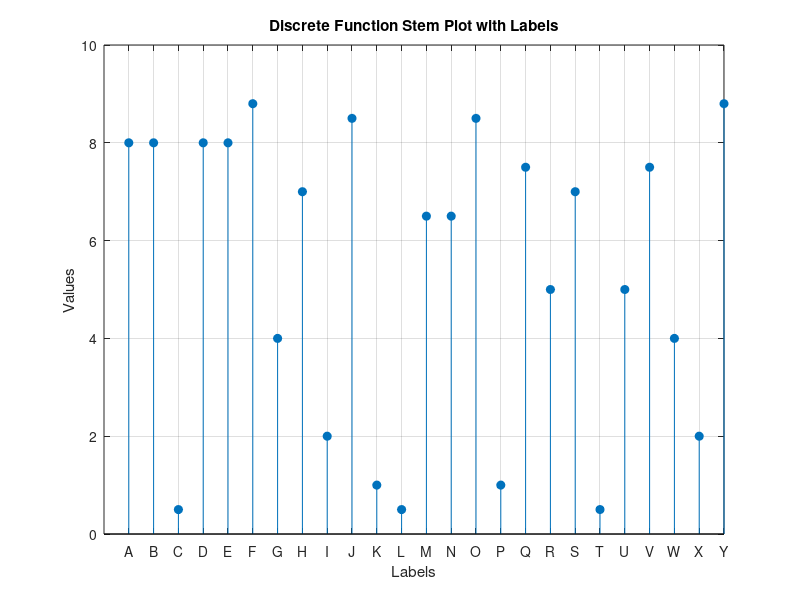
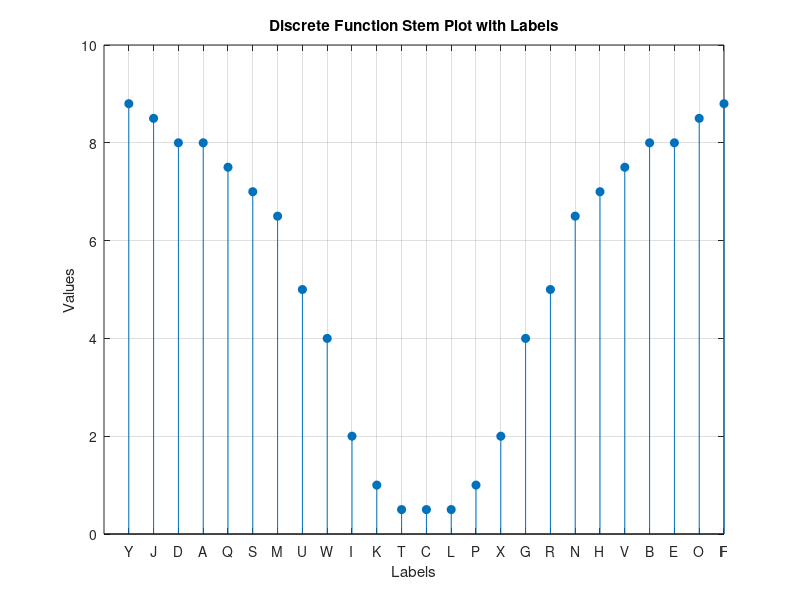
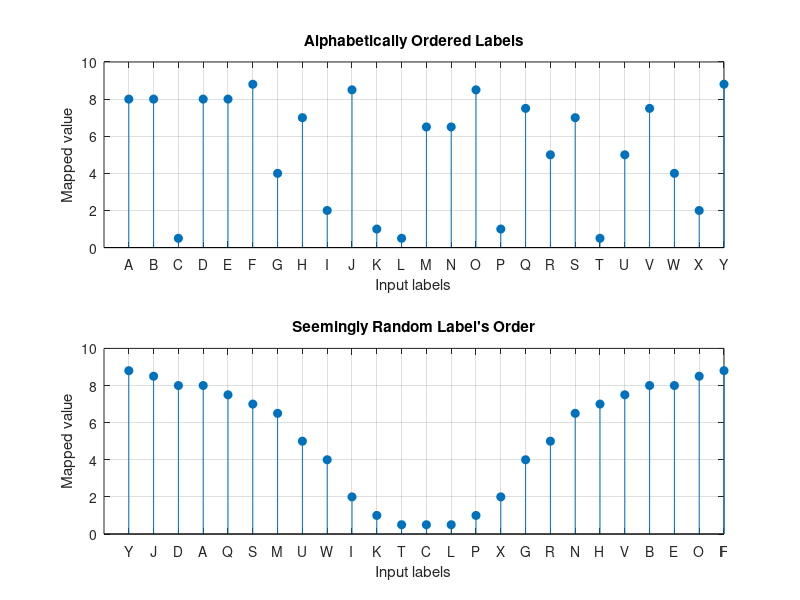

The MATLAB script that drew these images, in order:
clear all
close all
clc

labels_alphab = {'A', 'B', 'C', 'D', 'E', 'F', 'G', 'H', 'I', 'J', 'K', 'L', 'M', 'N', 'O', 'P', 'Q', 'R', 'S', 'T', 'U','V','W','X','Y'};
values_alphab=[8, 8, 0.5, 8, 8, 8.8, 4, 7, 2, 8.5, 1, 0.5, 6.5, 6.5, 8.5, 1, 7.5, 5, 7, 0.5, 5, 7.5, 4, 2, 8.8];


labels_shuff={'Y', 'J', 'D', 'A', 'Q', 'S', 'M', 'U', 'W', 'I', 'K', 'T', 'C', 'L', 'P', 'X', 'G', 'R', 'N', 'H', 'V', 'B', 'E', 'O', 'F'};
values_shuff = [8.8, 8.5, 8, 8, 7.5, 7, 6.5, 5, 4, 2 , 1 , 0.5, 0.5, 0.5, 1, 2, 4, 5, 6.5, 7, 7.5, 8, 8, 8.5, 8.8]; % Corresponding values

%% 


figure(1)
stem(values_alphab, 'filled'); % Create a stem plot
set(gca, 'xtick', 1:length(labels_alphab), 'xticklabel', labels_alphab); % Set x-axis labels
xlabel('Labels'); % x-axis label
ylabel('Values'); % y-axis label
grid on
title('Discrete Function Stem Plot with Labels'); % Title
hold on


figure(2)
stem(values_shuff, 'filled'); % Create a stem plot
set(gca, 'xtick', 1:length(labels_shuff), 'xticklabel', labels_shuff); % Set x-axis labels
xlabel('Labels'); % x-axis label
ylabel('Values'); % y-axis label
grid on
title('Discrete Function Stem Plot with Labels'); % Title
hold on

%% 

figure;

% Subplot 1: Plot with alphabetically ordered labels
subplot(2, 1, 1); % Defines a 2-row, 1-column grid of subplots and activates the first element
stem(values_alphab, 'filled'); % Create a stem plot for the alphabetically ordered data
set(gca, 'xtick', 1:length(labels_alphab), 'xticklabel', labels_alphab); % Set x-axis labels
xlabel('Input labels'); % x-axis label
ylabel('Mapped value'); % y-axis label
grid on; % Turn on the grid
title('Alphabetically Ordered Labels'); % Title

% Subplot 2: Plot with shuffled labels
subplot(2, 1, 2); % Activates the second element of the 2-row, 1-column grid
stem(values_shuff, 'filled'); % Create a stem plot for the shuffled data
set(gca, 'xtick', 1:length(labels_shuff), 'xticklabel', labels_shuff); % Set x-axis labels
xlabel('Input labels'); % x-axis label
ylabel('Mapped value'); % y-axis label
grid on; % Turn on the grid
title("Seemingly Random Label's Order"); % Title

% Use 'hold on' if you're adding more plots to the same subplot
% For clarity and simplicity in this example, 'hold on' might not be necessary unless you're adding more data to each subplot



















